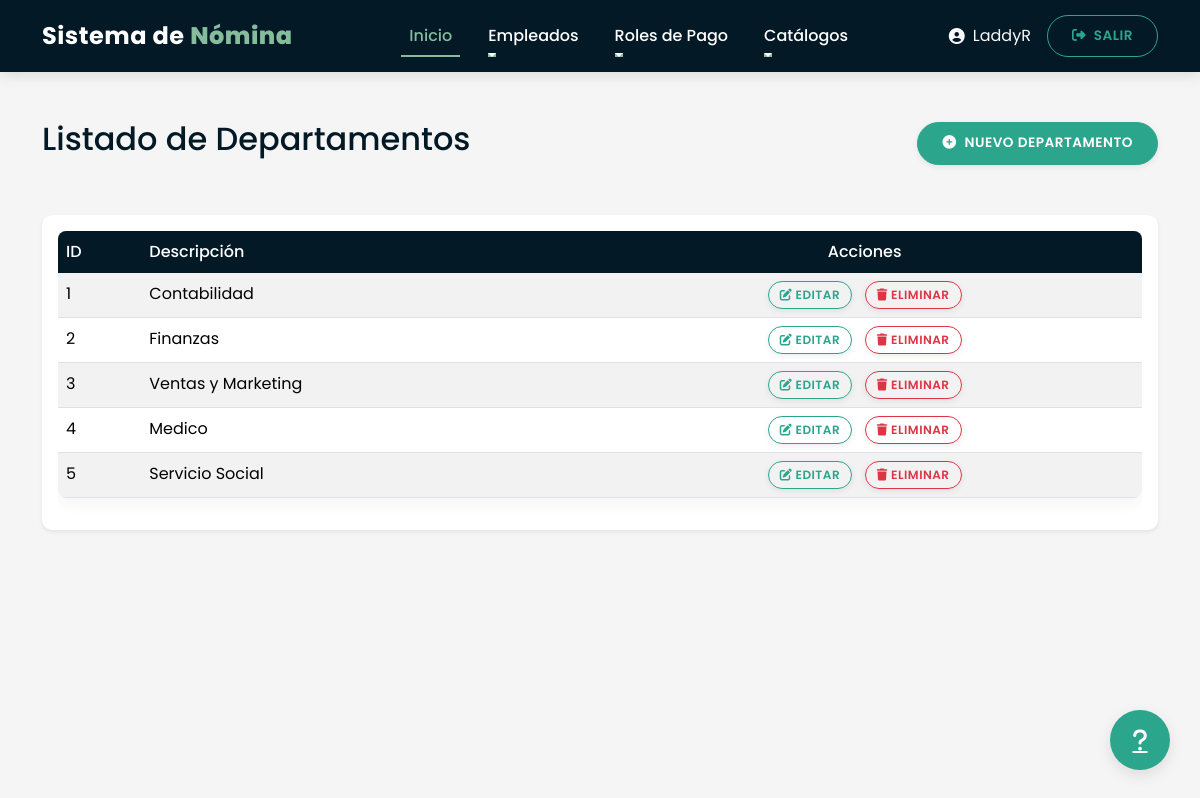
The app's page /listar_departamentos/ (signed in) with its own data.
### Nomina/models.py (models this page shows, shortened)
class Departamento(models.Model):
    descripcion = models.CharField(max_length=100)

### Nomina/views.py (the view)
# urls.py: path('listar_departamentos/', views.listar_departamentos, name='listar_departamentos'),
@login_required
def listar_departamentos(request):
    departamentos = Departamento.objects.all()
    paginator = Paginator(departamentos, 5)
    page = request.GET.get('page', 1)
    try:
        departamentos_paginados = paginator.page(page)
    except PageNotAnInteger:
        departamentos_paginados = paginator.page(1)
    except:
        departamentos_paginados = paginator.page(paginator.num_pages)
    return render(request, 'departamento/list.html', {
        'departamentos': departamentos_paginados,
        'title': 'Listado de Departamentos'
    })

### template/departamento/list.html (shortened to what this page needs)
{% extends "home.html" %}
{% block content %}
<section class="py-5">
  <div class="container">
    <div class="row mb-4">
      <div class="col-lg-12">
        <div class="d-flex justify-content-between align-items-center mb-4">
          <h2>{{ title }}</h2>
          <a href="{% url 'Nomina:crear_departamento' %}" class="btn btn-primary">
            <i class="fas fa-plus-circle me-2"></i>Nuevo Departamento
          </a>
        </div>
      </div>
    </div>
    <div class="row">
      <div class="col-lg-12">
        <div class="card shadow-sm">
          <div class="card-body">
            <div class="table-responsive">
              <table class="table table-hover table-striped">
                <thead class="table-light">
                  <tr>
                    <th>ID</th>
                    <th>Descripción</th>
                    <th class="text-center">Acciones</th>
                  </tr>
                </thead>
                <tbody>
                  {% for d in departamentos %}
                  <tr>
                    <td>{{ d.id }}</td>
                    <td>{{ d.descripcion }}</td>
                    <td class="text-center">
                      <a href="{% url 'Nomina:actualizar_departamento' d.id %}" class="btn btn-sm btn-outline-primary me-2">
                        <i class="fas fa-edit"></i> Editar
                      </a>
                      <a href="{% url 'Nomina:eliminar_departamento' d.id %}" class="btn btn-sm btn-outline-danger">
                        <i class="fas fa-trash"></i> Eliminar
                      </a>
                    </td>
                  </tr>
                  {% endfor %}
                </tbody>
              </table>
            </div>
          </div>
        </div>
      </div>
    </div>
  </div>
</section>
{% endblock %}

### template/home.html (shortened to what this page needs)
{% load static %}
<!DOCTYPE html>
<html lang="es">
<head>
  {% load static %}
  <link href={% static 'css/bootstrap.min.css' %} rel="stylesheet">
  <link href="https://cdnjs.cloudflare.com/ajax/libs/font-awesome/6.4.0/css/all.min.css" rel="stylesheet">
</head>
<body>
  <nav class="navbar navbar-expand-lg navbar-dark sticky-top">
    <div class="container">
      <a class="navbar-brand" href="{% url 'home' %}">Sistema de <span>Nómina</span></a>
      <div class="collapse navbar-collapse" id="navbarNav">
        <ul class="navbar-nav mx-auto">
          {% if user.is_authenticated %}
            <li class="nav-item">
              <a class="nav-link active" href="{% url 'home' %}">Inicio</a>
            </li>
            <li class="nav-item dropdown">
              <a class="nav-link dropdown-toggle" href="#" id="empleadosDropdown" role="button" data-bs-toggle="dropdown">
                Empleados
              </a>
            </li>
            <li class="nav-item dropdown">
              <a class="nav-link dropdown-toggle" href="#" id="rolesDropdown" role="button" data-bs-toggle="dropdown">
                Roles de Pago
              </a>
            </li>
            <li class="nav-item dropdown">
              <a class="nav-link dropdown-toggle" href="#" id="catalogosDropdown" role="button" data-bs-toggle="dropdown">
                Catálogos
              </a>
            </li>
          {% endif %}
        </ul>
        <div class="d-flex align-items-center">
          {% if user.is_authenticated %}
            <div class="me-3 d-flex align-items-center text-light">
              <i class="fas fa-user-circle me-2"></i>
              <span>{{ user.username }}</span>
            </div>
            <a class="btn btn-outline-primary" href="{% url 'Nomina:logout' %}">
              <i class="fas fa-sign-out-alt me-1"></i> Salir
            </a>
          {% else %}
            <a class="btn btn-outline-primary me-2" href="{% url 'Nomina:signin' %}">Iniciar Sesión</a>
            <a class="btn btn-primary" href="{% url 'Nomina:signup' %}">Registrarse</a>
          {% endif %}
        </div>
      </div>
    </div>
  </nav>
  {% block content %}{% endblock content %}
  <a href="#" class="floating-btn" title="Ayuda">
    <i class="fas fa-question"></i>
  </a>
</body>
</html>

### template/home.html (style rules this page uses)
:root { --primary-color: #031926; --secondary-color: #2CA58D; --accent-color: #84BC9C; --light-color: #F5F5F5; --light-accent: #E9ECEF; --text-color: #333; --text-light: #ffffff; --text-muted: #6C757D; --border-radius: 10px; --shadow-sm: 0 2px 6px rgba(0, 0, 0, 0.08); --shadow-md: 0 4px 12px rgba(0, 0, 0, 0.1); --shadow-lg: 0 8px 24px rgba(0, 0, 0, 0.15); --transition: all 0.3s ease; }
body { font-family: 'Poppins', sans-serif; color: var(--text-color); overflow-x: hidden; background-color: var(--light-color); line-height: 1.6; }
.navbar { background-color: var(--primary-color) !important; box-shadow: var(--shadow-md); padding: 12px 0; }
.navbar-brand { font-weight: 700; color: var(--text-light) !important; font-size: 1.5rem; letter-spacing: 0.5px; }
.navbar-brand span { color: var(--accent-color) !important; font-weight: 800; }
.nav-link { font-weight: 500; color: var(--text-light) !important; margin: 0 10px; transition: var(--transition); padding: 8px 0; position: relative; }
.nav-link:after { content: ''; position: absolute; width: 0; height: 2px; background: var(--accent-color); bottom: 0; left: 0; transition: var(--transition); }
.nav-link:hover:after, .nav-link.active:after { width: 100%; }
.nav-link:hover, .nav-link.active { color: var(--accent-color) !important; }
.btn { border-radius: 50px; font-weight: 600; padding: 10px 24px; transition: var(--transition); text-transform: uppercase; letter-spacing: 0.5px; font-size: 0.85rem; box-shadow: var(--shadow-sm); }
.btn-sm { padding: 6px 16px; font-size: 0.75rem; }
.btn-primary { background-color: var(--secondary-color); border-color: var(--secondary-color); }
.btn-outline-primary { border-color: var(--secondary-color); color: var(--secondary-color); }
section.py-5 h2 { color: var(--primary-color); }
.dropdown-toggle::after { margin-left: 0.5em; vertical-align: middle; }
.floating-btn { position: fixed; bottom: 30px; right: 30px; width: 60px; height: 60px; border-radius: 50%; background-color: var(--secondary-color); color: white; display: flex; align-items: center; justify-content: center; font-size: 1.5rem; box-shadow: 0 5px 15px rgba(0, 0, 0, 0.1); z-index: 999; transition: all 0.3s ease; }

### template/departamento/list.html (style rules this page uses)
table.table { border-radius: 8px; overflow: hidden; box-shadow: 0 5px 15px rgba(0, 0, 0, 0.05); }
.table thead th { background-color: var(--primary-color); color: white; font-weight: 500; border-color: var(--primary-color); }
.btn-sm { border-radius: 20px; padding: 0.25rem 0.7rem; }
.btn-outline-danger { border-color: #dc3545; color: #dc3545; }
.card { border-radius: 10px; border: none; margin-bottom: 25px; overflow: hidden; }

### records on screen
Departamento: id "1", descripcion "Contabilidad"
Departamento: id "2", descripcion "Finanzas"
Departamento: id "3", descripcion "Ventas y Marketing"
Departamento: id "4", descripcion "Medico"
Departamento: id "5", descripcion "Servicio Social"

### other values on screen
{{ user.username }} "LaddyR"
{{ title }} "Listado de Departamentos"
